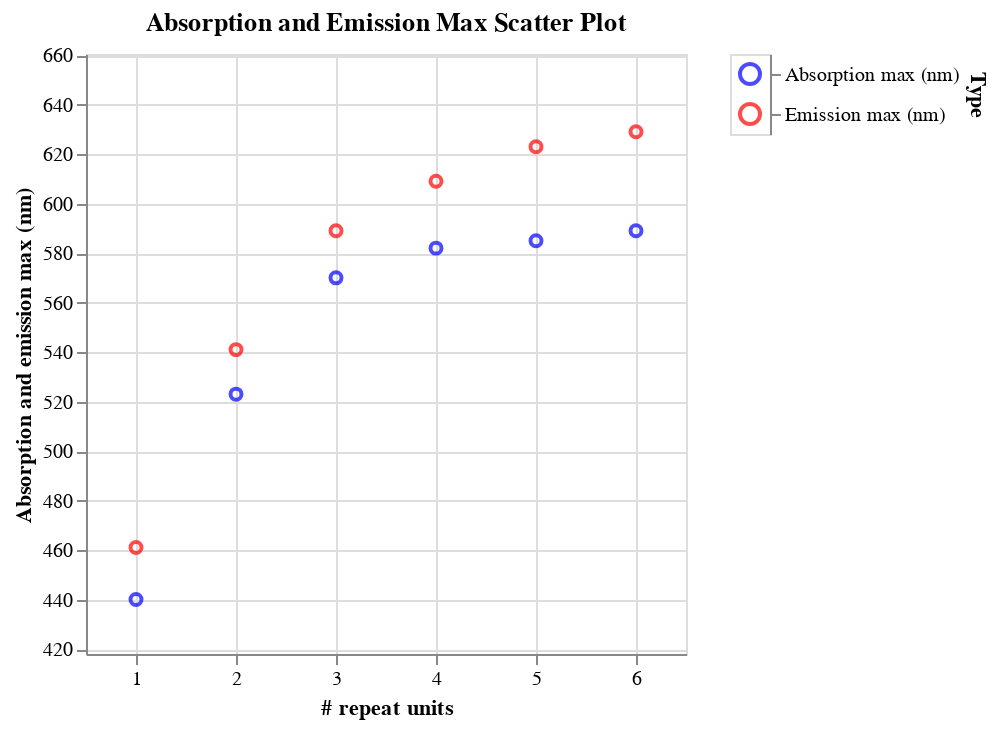

Notebook cell for this chart:
### Code cell
# First scatter plot for "Absorption max (nm)"
scatter_absorption = alt.Chart(df_matches).mark_point().encode(
    x='repeat_unit_match_count',
    y='Absorption max (nm)',
    color=alt.value(absorption_color),
    tooltip=['repeat_unit_match_count', 'Absorption max (nm)']
).properties(
    title="Absorption max"
)

# Second scatter plot for "Emission max (nm)"
scatter_emission = alt.Chart(df_matches).mark_point().encode(
    x='repeat_unit_match_count',
    y='Emission max (nm)',
    color=alt.value(emission_color),
    tooltip=['repeat_unit_match_count', 'Emission max (nm)']
).properties(
    title="Emission max"
)

# Create a manual legend using Polars
legend_data = pl.DataFrame({
    'Type': ['Absorption max (nm)', 'Emission max (nm)'],
    'Color': [absorption_color, emission_color]
})

legend = alt.Chart(legend_data).mark_point(size=100).encode(
    y=alt.Y('Type:N', axis=alt.Axis(orient='right')),
    color=alt.Color('Color:N', scale=None)
)

# Combine the scatter plot and legend
scatter_combined = alt.layer(
    scatter_absorption, scatter_emission
).properties(
    title='Absorption and Emission Max Scatter Plot'
).encode(
    y=alt.Y('Absorption max (nm)', scale=alt.Scale(domain=[y_min, y_max]), title="Absorption and emission max (nm)"),
    x=alt.X('repeat_unit_match_count', scale=alt.Scale(domain=[0.5, max_x_value]), title="# repeat units")
).interactive()

# Display the chart with the legend
layered_chart = alt.hconcat(scatter_combined, legend)

layered_chart.show()

### Figure 1 — Vega specification as saved in the notebook (floating-point values rounded to 4 significant figures)
{"$schema": "https://vega.github.io/schema/vega/v5.json", "data": [{"name": "param_1_store"}, {"name": "source_0"}, {"name": "source_1", "values": [{"Color": "blue", "Type": "Absorption max (nm)"}, {"Color": "red", "Type": "Emission max (nm)"}]}, {"name": "data_0", "values": [{"Absorption max (nm)": 440.0, "repeat_unit_match_count": 1}, {"Absorption max (nm)": 523.0, "repeat_unit_match_count": 2}, {"Absorption max (nm)": 570.0, "repeat_unit_match_count": 3}, {"Absorption max (nm)": 582.0, "repeat_unit_match_count": 4}, {"Absorption max (nm)": 585.0, "repeat_unit_match_count": 5}, {"Absorption max (nm)": 589.0, "repeat_unit_match_count": 6}]}, {"name": "data_1", "values": [{"Emission max (nm)": 461.0, "repeat_unit_match_count": 1}, {"Emission max (nm)": 541.0, "repeat_unit_match_count": 2}, {"Emission max (nm)": 589.0, "repeat_unit_match_count": 3}, {"Emission max (nm)": 609.0, "repeat_unit_match_count": 4}, {"Emission max (nm)": 623.0, "repeat_unit_match_count": 5}, {"Emission max (nm)": 629.0, "repeat_unit_match_count": 6}]}, {"name": "source_1_concat_1_y_domain_Type", "values": [{"Type": "Absorption max (nm)"}, {"Type": "Emission max (nm)"}]}], "signals": [{"name": "concat_0_width", "value": 300}, {"name": "concat_0_height", "value": 300}, {"name": "concat_1_width", "value": 20}, {"name": "concat_1_y_step", "value": 20}, {"name": "concat_1_height", "update": "bandspace(domain('concat_1_y').length, 1, 0.5) * concat_1_y_step"}, {"name": "unit", "value": {}, "on": [{"events": "pointermove", "update": "isTuple(group()) ? group() : unit"}]}, {"name": "param_1", "update": "{\"repeat_unit_match_count\": param_1_repeat_unit_match_count, \"Absorption max (nm)\": param_1_Absorption_max__nm_}"}, {"name": "param_1_repeat_unit_match_count"}, {"name": "param_1_Absorption_max__nm_"}], "marks": [{"type": "group", "name": "concat_0_group", "encode": {"update": {"width": {"signal": "concat_0_width"}, "height": {"signal": "concat_0_height"}}}, "signals": [{"name": "param_1_repeat_unit_match_count", "on": [{"events": [{"source": "view", "type": "dblclick"}], "update": "null"}, {"events": {"signal": "param_1_translate_delta"}, "update": "panLinear(param_1_translate_anchor.extent_x, -param_1_translate_delta.x / concat_0_width)"}, {"events": {"signal": "param_1_zoom_delta"}, "update": "zoomLinear(domain(\"concat_0_x\"), param_1_zoom_anchor.x, param_1_zoom_delta)"}], "push": "outer"}, {"name": "param_1_Absorption_max__nm_", "on": [{"events": [{"source": "view", "type": "dblclick"}], "update": "null"}, {"events": {"signal": "param_1_translate_delta"}, "update": "panLinear(param_1_translate_anchor.extent_y, param_1_translate_delta.y / concat_0_height)"}, {"events": {"signal": "param_1_zoom_delta"}, "update": "zoomLinear(domain(\"concat_0_y\"), param_1_zoom_anchor.y, param_1_zoom_delta)"}], "push": "outer"}, {"name": "param_1_tuple", "on": [{"events": [{"signal": "param_1_repeat_unit_match_count || param_1_Absorption_max__nm_"}], "update": "param_1_repeat_unit_match_count && param_1_Absorption_max__nm_ ? {unit: \"view_1\", fields: param_1_tuple_fields, values: [param_1_repeat_unit_match_count,param_1_Absorption_max__nm_]} : null"}]}, {"name": "param_1_tuple_fields", "value": [{"field": "repeat_unit_match_count", "channel": "x", "type": "R"}, {"field": "Absorption max (nm)", "channel": "y", "type": "R"}]}, {"name": "param_1_translate_anchor", "value": {}, "on": [{"events": [{"source": "scope", "type": "pointerdown"}], "update": "{x: x(unit), y: y(unit), extent_x: domain(\"concat_0_x\"), extent_y: domain(\"concat_0_y\")}"}]}, {"name": "param_1_translate_delta", "value": {}, "on": [{"events": [{"source": "window", "between": [{"source": "scope", "type": "pointerdown"}, {"source": "window", "type": "pointerup"}], "consume": true, "type": "pointermove"}], "update": "{x: param_1_translate_anchor.x - x(unit), y: param_1_translate_anchor.y - y(unit)}"}]}, {"name": "param_1_zoom_anchor", "on": [{"events": [{"source": "scope", "consume": true, "type": "wheel"}], "update": "{x: invert(\"concat_0_x\", x(unit)), y: invert(\"concat_0_y\", y(unit))}"}]}, {"name": "param_1_zoom_delta", "on": [{"events": [{"source": "scope", "consume": true, "type": "wheel"}], "update": "pow(1.001, event.deltaY * pow(16, event.deltaMode))", "force": true}]}, {"name": "param_1_modify", "on": [{"events": {"signal": "param_1_tuple"}, "update": "modify(\"param_1_store\", param_1_tuple, true)"}]}], "marks": [{"type": "symbol", "name": "view_1_marks", "from": {"data": "data_0"}, "encode": {"update": {"opacity": {"value": 0.7}, "tooltip": {"signal": "{\"repeat_unit_match_count\": format(datum[\"repeat_unit_match_count\"], \"\"), \"Absorption max (nm)\": format(datum[\"Absorption max (nm)\"], \"\")}"}, "stroke": {"value": "blue"}, "y": {"field": "Absorption max (nm)", "scale": "concat_0_y"}, "fill": {"value": "transparent"}, "x": {"field": "repeat_unit_match_count", "scale": "concat_0_x"}}}, "style": ["point"], "interactive": true, "clip": true}, {"type": "symbol", "name": "concat_0_layer_1_marks", "from": {"data": "data_1"}, "encode": {"update": {"y": {"field": "Emission max (nm)", "scale": "concat_0_y"}, "stroke": {"value": "red"}, "opacity": {"value": 0.7}, "tooltip": {"signal": "{\"repeat_unit_match_count\": format(datum[\"repeat_unit_match_count\"], \"\"), \"Emission max (nm)\": format(datum[\"Emission max (nm)\"], \"\")}"}, "x": {"field": "repeat_unit_match_count", "scale": "concat_0_x"}, "fill": {"value": "transparent"}}}, "style": ["point"], "interactive": true, "clip": true}], "axes": [{"scale": "concat_0_x", "minExtent": 0, "zindex": 0, "labels": false, "ticks": false, "maxExtent": 0, "orient": "bottom", "aria": false, "tickCount": {"signal": "ceil(concat_0_width/40)"}, "grid": true, "gridScale": "concat_0_y", "domain": false}, {"scale": "concat_0_y", "tickCount": {"signal": "ceil(concat_0_height/40)"}, "minExtent": 0, "zindex": 0, "labels": false, "aria": false, "ticks": false, "grid": true, "orient": "left", "domain": false, "maxExtent": 0, "gridScale": "concat_0_x"}, {"scale": "concat_0_x", "labelFlush": true, "labelOverlap": true, "tickCount": {"signal": "ceil(concat_0_width/40)"}, "zindex": 0, "orient": "bottom", "grid": false, "title": "# repeat units"}, {"scale": "concat_0_y", "labelOverlap": true, "grid": false, "title": "Absorption and emission max (nm)", "orient": "left", "tickCount": {"signal": "ceil(concat_0_height/40)"}, "zindex": 0}], "title": {"text": "Absorption and Emission Max Scatter Plot", "frame": "group"}, "style": "cell"}, {"type": "group", "name": "concat_1_group", "encode": {"update": {"width": {"signal": "concat_1_width"}, "height": {"signal": "concat_1_height"}}}, "signals": [{"name": "width", "update": "concat_1_width"}], "marks": [{"type": "symbol", "name": "concat_1_marks", "from": {"data": "source_1"}, "encode": {"update": {"stroke": {"field": "Color"}, "y": {"field": "Type", "scale": "concat_1_y"}, "size": {"value": 100}, "x": {"signal": "concat_1_width", "mult": 0.5}, "opacity": {"value": 0.7}, "fill": {"value": "transparent"}}}, "style": ["point"], "interactive": false}], "axes": [{"scale": "concat_1_y", "title": "Type", "grid": false, "zindex": 0, "orient": "right"}], "style": "cell"}], "scales": [{"name": "concat_0_x", "type": "linear", "domain": [0.5, 6.5], "range": [0, {"signal": "concat_0_width"}], "domainRaw": {"signal": "param_1[\"repeat_unit_match_count\"]"}, "zero": false}, {"name": "concat_0_y", "type": "linear", "domain": [418, 660.5], "range": [{"signal": "concat_0_height"}, 0], "domainRaw": {"signal": "param_1[\"Absorption max (nm)\"]"}, "zero": false}, {"name": "concat_1_y", "type": "point", "domain": {"data": "source_1_concat_1_y_domain_Type", "field": "Type", "sort": true}, "range": {"step": {"signal": "concat_1_y_step"}}, "padding": 0.5}], "background": "white", "padding": 5, "layout": {"padding": 20, "bounds": "full", "align": "each"}}
